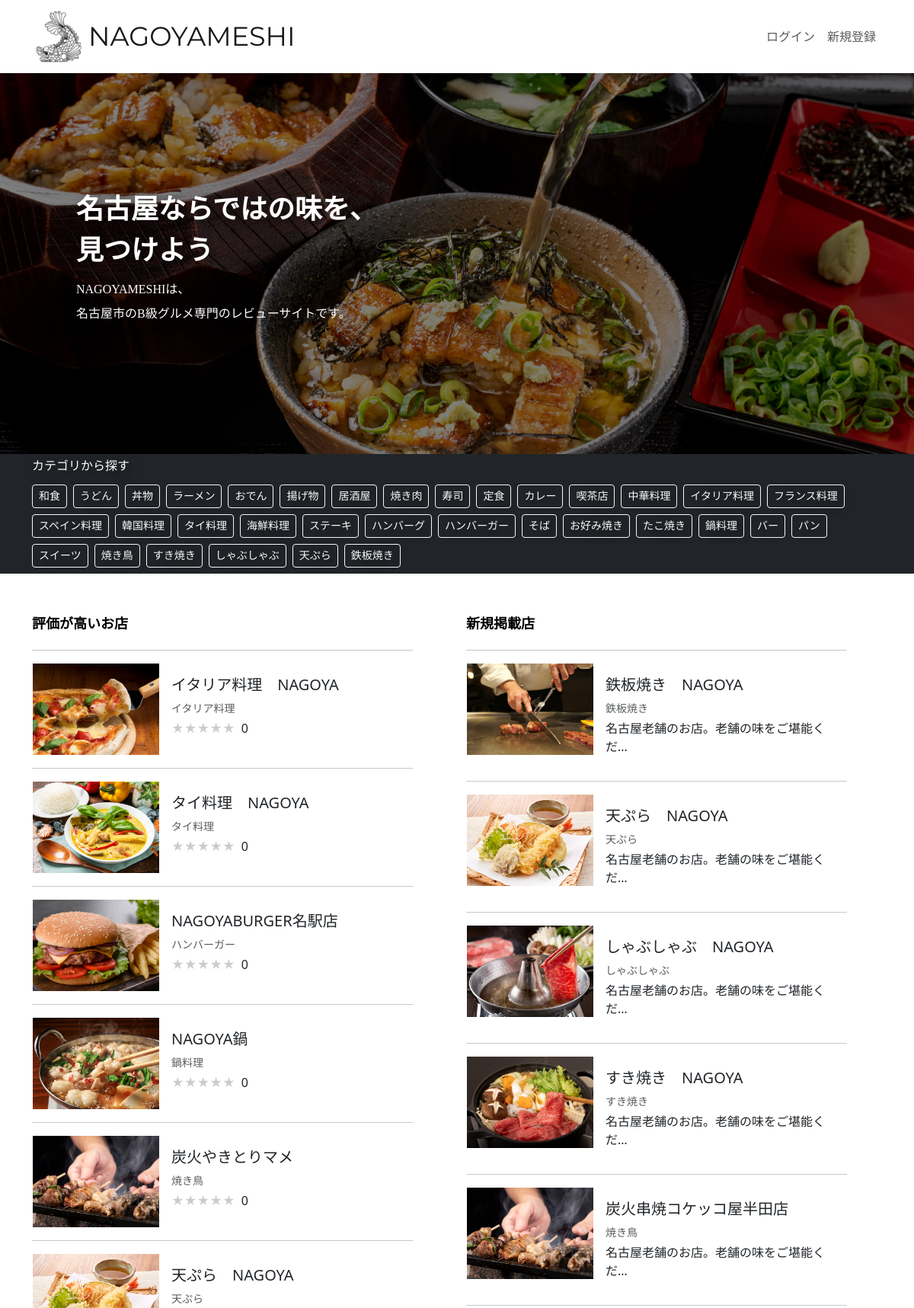
The page / (upper part) on the database its author committed.
### restaurant/models.py (models this page shows, shortened)
class Category(models.Model):
    name = models.CharField(verbose_name="カテゴリー名", max_length=64)
    photo = models.ImageField(verbose_name="写真", blank=True, null=True)
    class Meta:
        verbose_name = 'カテゴリー一覧'
        verbose_name_plural = "テゴリー一覧"
    def __str__(self):
        return self.name

class Restaurant(models.Model):
    name = models.CharField(verbose_name="店舗名", max_length=64)
    description = models.CharField(verbose_name="説明", max_length=128)
    price = models.CharField(verbose_name="価格帯", max_length=32)
    zip_code = models.CharField(verbose_name="郵便番号", max_length=32)
    address = models.CharField(verbose_name="住所", max_length=128)
    business_time = models.CharField(verbose_name="営業時間", max_length=64)
    close_day_of_week = models.CharField(verbose_name="定休日", max_length=32)
    seats_number = models.CharField(verbose_name="座席数", max_length=32)
    category = models.ForeignKey(
        Category, verbose_name="カテゴリー", on_delete=models.PROTECT
    )
    rate = models.FloatField(verbose_name="レート", default=0.0)
    review_num = models.IntegerField(verbose_name="レビュー数", default=0)
    reservation_num = models.IntegerField(verbose_name="予約数", default=0)
    photo = models.ImageField(verbose_name="写真", blank=True, null=True)
    created_at = models.DateTimeField(verbose_name="作成日時", auto_now_add=True)
    updated_at = models.DateTimeField(verbose_name="更新日時", auto_now=True)
    class Meta:
        verbose_name = '店舗一覧'
        verbose_name_plural = "店舗一覧"

### restaurant/views.py (the view)
# urls.py: path("", views.TopPageView.as_view(), name="top_page"),
class TopPageView(generic.ListView):
    template_name = "top_page.html"
    model = models.Restaurant
    queryset = models.Restaurant.objects.order_by("-rate")
    context_object_name = ""
    def get_context_data(self, **kwargs):
        if "price_session" in self.request.session:
            self.request.session["price_session"] = 0
        if "keyword_session" in self.request.session:
            self.request.session["keyword_session"] = ""
        if "category_session" in self.request.session:
            self.request.session["category_session"] = ""
        if "select_sort" in self.request.session:
            self.request.session["select_sort"] = "-created_at"
        context = super(TopPageView, self).get_context_data(**kwargs)
        category_list = models.Category.objects.all()
        new_restaurant_list = models.Restaurant.objects.all().order_by("-created_at")
        average_rate_list = []
        average_rate_star_list = []
        for restaurant in context["restaurant_list"]:
            average_rate = models.Review.objects.filter(
                restaurant=restaurant
            ).aggregate(Avg("rate"))
            average_rate = (
                average_rate["rate__avg"]
                if average_rate["rate__avg"] is not None
                else 0
            )
            average_rate_list.append(round(average_rate, 2))
            if average_rate % 1 == 0:
                average_rate = int(average_rate)
            else:
                average_rate = round(average_rate * 2) / 2
            average_rate_star_list.append(average_rate)
        context.update(
            {
                "category_list": category_list,
                "new_restaurant_list": new_restaurant_list,
                "restaurant_list": zip(
                    self.queryset, average_rate_list, average_rate_star_list
                ),
            }
        )
        return context

### restaurant/templates/top_page.html (shortened to what this page needs)
{% extends 'layout/base.html' %}
{% load static %}
{% block stylesheet %}
<link rel="stylesheet" href="https://cdn.jsdelivr.net/npm/swiper@8/swiper-bundle.min.css">
{% endblock %}
{% block content %}
<main>
  <div>
    <div class="swiper">
      <div class="swiper-wrapper">
        <div class="swiper-slide"><img src="{% static 'images/main/main1.JPG' %}">
        </div>
        <div class="swiper-slide"><img src="{% static 'images/main/main3.JPG' %}">
        </div>
        <div class="d-flex align-items-center overlay-background">
          <div class="container nagoyameshi-container overlay-text">
            <h1 class="text-white catchphrase-heading">名古屋ならではの味を、<br>見つけよう</h1>
            <p class="text-white catchphrase-paragraph">NAGOYAMESHIは、<br>名古屋市のB級グルメ専門のレビューサイトです。</p>
          </div>
        </div>
      </div>
    </div>
  </div>
  <div class="bg-dark">
    <div class="container nagoyameshi-container">
      <h2 class="text-white catchphrase-paragraph">カテゴリから探す</h2>
      <div class="catchphrase-paragraph mb-5">
        {% for category in category_list %}
        {% if forloop.counter < 35 %}
        <a href="{% url 'restaurant_list' %}?category={{ category.name }}&button_type=category"  class="btn btn-outline-light btn-sm me-1 mb-2">{{ category.name }}</a>
        {% endif %}
        {% endfor %}
      </div>
    </div>
  </div>
  <div class="container nagoyameshi-container">
    <div class="row">
      <div class="col-sm-5 col-md-6">
        <div class="user-search-top-box">
          <h2 class="text-black catchphrase">評価が高いお店</h2>
          <hr width="100%">
          {% for restaurant,rate,rate_star in restaurant_list %}
          <a href="{% url 'restaurant_detail' restaurant.id %}" class="link-dark card-link">
            <div class="card mb-3  border-white" style="max-width: 500px;">
              <div class="row g-0">
                <div class="col-md-4">
                  {% if restaurant.photo %}
                  <img src="{{ restaurant.photo.url }}" class="vertical-card-image">
                  {% endif %}
                </div>
                <div class="col-md-8">
                  <div class="card-body">
                    <h5 class="card-title">{{ restaurant.name }}</h5>
                    <div class="text-muted small mb-1">
                      <div class="d-inline-block">
                        {{ restaurant.category }}
                      </div>
                    </div>
                    <p class="card-text">
                      <span class="star-rating me-1" data-rate="{{ rate_star }}"></span>
                      {{ rate }}
                    </p>
                  </div>
                </div>
              </div>
            </div>
          </a>
          <hr width="100%">
          {% endfor %}
        </div>
      </div>
      <div class="col-sm-5 offset-sm-2 col-md-6 offset-md-0">
        <div class="user-search-top-box">
          <h2 class="text-black catchphrase">新規掲載店</h2>
          <hr width="100%">
            {% for new_restaurant in new_restaurant_list %}
              <a href="{% url 'restaurant_detail' new_restaurant.id %}" class="link-dark card-link">
                <div class="card mb-3  border-white" style="max-width: 500px;">
                  <div class="row g-0">
                    <div class="col-md-4">
                      {% if new_restaurant.photo %}
                      <img src="{{ new_restaurant.photo.url }}" class="vertical-card-image">
                      {% endif %}
                    </div>
                    <div class="col-md-8">
                      <div class="card-body">
                        <h5 class="card-title">{{ new_restaurant.name }}</h5>
                        <div class="text-muted small mb-1">
                          <div class="d-inline-block">
                            {{ new_restaurant.category }}
                          </div>
                        </div>
                        <p class="card-text">{{ new_restaurant.description|truncatechars:20 }}</p>
                      </div>
                    </div>
                  </div>
                </div>
              </a>
              <hr width="100%">
            {% endfor %}
        </div>
      </div>
    </div>
  </div>
</main>
{% endblock %}

### static/css/nagoyameshi.css (style rules this page uses)
h1 { font-size: 1.5rem; }
h2 { font-size: 1.375rem; }
.user-search-top-box { max-width: 500px; }
a { text-decoration: none !important; }
.vertical-card-image { width: 100%; height: 120px; object-fit: cover; }
.swiper { width: 100%; height: 500px; }
.swiper img { width: 100%; height: 500px; object-fit: cover; }
.overlay-background { position: absolute; width: 100%; height: 100%; background-color: rgba(0, 0, 0, 0.5); z-index: 10; }
.overlay-text { padding: 0 70px; }
.catchphrase-heading { font-size: 36px; line-height: 1.5; font-family: 'Noto Serif JP', serif; font-weight: 600; text-shadow: 0.25rem 0.25rem 1rem rgb(0 0 0 / 60%); }
.catchphrase-paragraph { font-size: 16px; line-height: 2; font-family: 'Noto Serif JP', serif; font-weight: 400; text-shadow: 0.25rem 0.25rem 1rem rgb(0 0 0 / 60%); }
.catchphrase { font-size: 18px; line-height: 2; font-family: 'Noto Serif JP', serif; font-weight: bold; }
.card-link { transition: 0.3s; }
.star-rating { position: relative; z-index: 0; display: inline-block; white-space: nowrap; color: #CCCCCC; }
.star-rating:before, .star-rating:after { content: '★★★★★'; }
.star-rating:after { position: absolute; z-index: 1; top: 0; left: 0; overflow: hidden; white-space: nowrap; color: #F29F05; }
.star-rating[data-rate="0"]:after { width: 0%; }

### rows shown on the page
Category: name "和食"
Category: name "うどん"
Category: name "丼物"
Category: name "ラーメン"
Category: name "おでん"
Category: name "揚げ物"
Category: name "居酒屋"
Category: name "焼き肉"
Category: name "寿司"
Category: name "定食"
Category: name "カレー"
Category: name "喫茶店"
Category: name "中華料理"
Category: name "イタリア料理"
Category: name "フランス料理"
Category: name "スペイン料理"
Category: name "韓国料理"
Category: name "タイ料理"
Category: name "海鮮料理"
Category: name "ステーキ"
Category: name "ハンバーグ"
Category: name "ハンバーガー"
Category: name "そば"
Category: name "お好み焼き"
Category: name "たこ焼き"
Category: name "鍋料理"
Category: name "バー"
Category: name "パン"
Category: name "スイーツ"
Category: name "焼き鳥"
Category: name "すき焼き"
Category: name "しゃぶしゃぶ"
Category: name "天ぷら"
Category: name "鉄板焼き"
Restaurant: photo (picture), name "イタリア料理 NAGOYA", category "イタリア料理", rate "0"
Restaurant: photo (picture), name "タイ料理 NAGOYA", category "タイ料理", rate "0"
Restaurant: photo (picture), name "NAGOYABURGER名駅店", category "ハンバーガー", rate "0"
Restaurant: photo (picture), name "NAGOYA鍋", category "鍋料理", rate "0"
Restaurant: photo (picture), name "炭火やきとりマメ", category "焼き鳥", rate "0"
Restaurant: photo (picture), name "天ぷら NAGOYA", category "天ぷら", description "名古屋老舗のお店。老舗の味をご堪能くだ…"
Restaurant: photo (picture), name "鉄板焼き NAGOYA", category "鉄板焼き", description "名古屋老舗のお店。老舗の味をご堪能くだ…"
Restaurant: photo (picture), name "しゃぶしゃぶ NAGOYA", category "しゃぶしゃぶ", description "名古屋老舗のお店。老舗の味をご堪能くだ…"
Restaurant: photo (picture), name "すき焼き NAGOYA", category "すき焼き", description "名古屋老舗のお店。老舗の味をご堪能くだ…"
Restaurant: photo (picture), name "炭火串焼コケッコ屋半田店", category "焼き鳥", description "名古屋老舗のお店。老舗の味をご堪能くだ…"
